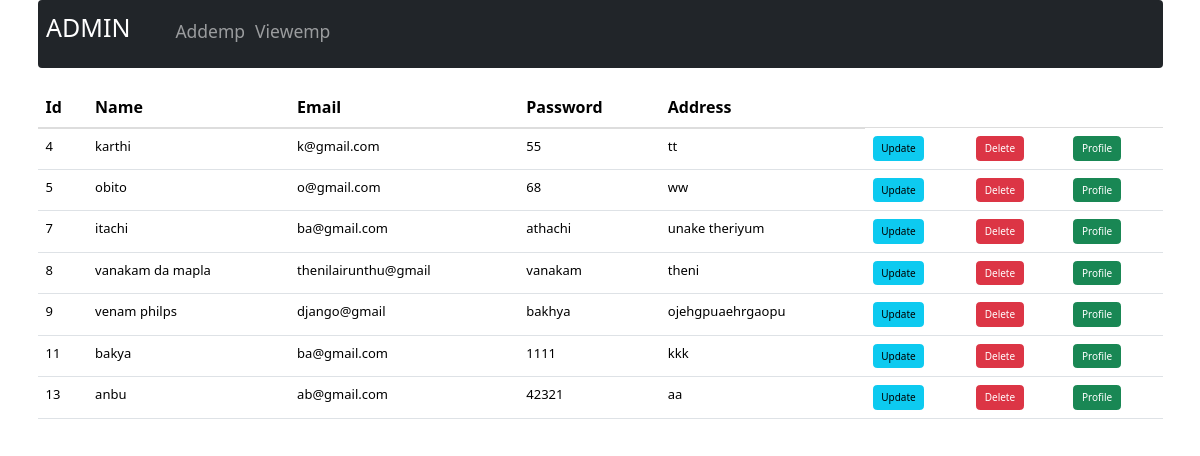
The page /viewemp/ on the database its author committed.
### myApp/models.py (models this page shows)
class Employee(models.Model):
    name=models.CharField(max_length=100)
    email=models.CharField(max_length=100)
    pwd=models.CharField(max_length=100)
    addr=models.CharField(max_length=100)

### myApp/views.py (the view)
# urls.py: path('viewemp/',views.viewemp,name="viewemp"),
def viewemp(request):
    e=Employee.objects.all()
    return render(request,"viewemp.html",{'emp':e})

### myApp/templates/viewemp.html (shortened to what this page needs)
<!DOCTYPE html>
<html lang="en">
<head>
  <link rel="stylesheet" href="https://maxcdn.bootstrapcdn.com/bootstrap/3.4.1/css/bootstrap.min.css">
</head>
<body>
<div class="container">
  {% include 'navbar.html'%}
  <table class="table table-hover">
    <thead>
      <tr class="text-danger" style="font-size: 16px;">
        <th>Id</th>
        <th>Name</th>
        <th>Email</th>
        <th>Password</th>
        <th>Address</th>
      </tr>
    </thead>
    <tbody>
      {% for e in emp %}
      <tr style="font-size: 13px;">
        <td>{{e.id}}</td>
        <td>{{e.name}}</td>
        <td>{{e.email}}</td>
        <td>{{e.pwd}}</td>
        <td>{{e.addr}}</td>
        <td><a href="/update/{{e.id}}" class="btn btn-info">Update</a></td>
        <td><a href="/delemp/{{e.id}}" class="btn btn-danger">Delete</a></td>
        <td><a href="/profile1/{{e.id}}" class="btn btn-success">Profile</a></td>
      </tr>
      {% endfor %}
    </tbody>
  </table>
</div>
</body>
</html>

### myApp/templates/navbar.html (shortened to what this page needs)
<!DOCTYPE html>
<html lang="en">
<head>
  <link href="https://cdn.jsdelivr.net/npm/bootstrap@5.3.2/dist/css/bootstrap.min.css" rel="stylesheet">
</head>
<body>
<nav class="navbar navbar-expand-sm bg-dark navbar-dark">
  <div class="container-fluid">
    <a class="navbar-brand" href="#"><h1>ADMIN</h1></a>
    <div class="collapse navbar-collapse" id="collapsibleNavbar">
      <ul class="navbar-nav">
        <li class="nav-item">
          <a class="nav-link" href="/addemp/"><h3>Addemp</h3></a>
        </li>
        <li class="nav-item">
          <a class="nav-link" href="/viewemp/"><h3>Viewemp</h3></a>
        </li>
      </ul>
    </div>
  </div>
</nav>
</body>
</html>

### rows shown on the page
Employee: id "4", name "karthi", email "k@gmail.com", pwd "55", addr "tt"
Employee: id "5", name "obito", email "o@gmail.com", pwd "68", addr "ww"
Employee: id "7", name "itachi", email "ba@gmail.com", pwd "athachi", addr "unake theriyum"
Employee: id "8", name "vanakam da mapla", email "thenilairunthu@gmail", pwd "vanakam", addr "theni"
Employee: id "9", name "venam philps", email "django@gmail", pwd "bakhya", addr "ojehgpuaehrgaopu"
Employee: id "11", name "bakya", email "ba@gmail.com", pwd "1111", addr "kkk"
Employee: id "13", name "anbu", email "ab@gmail.com", pwd "42321", addr "aa"
